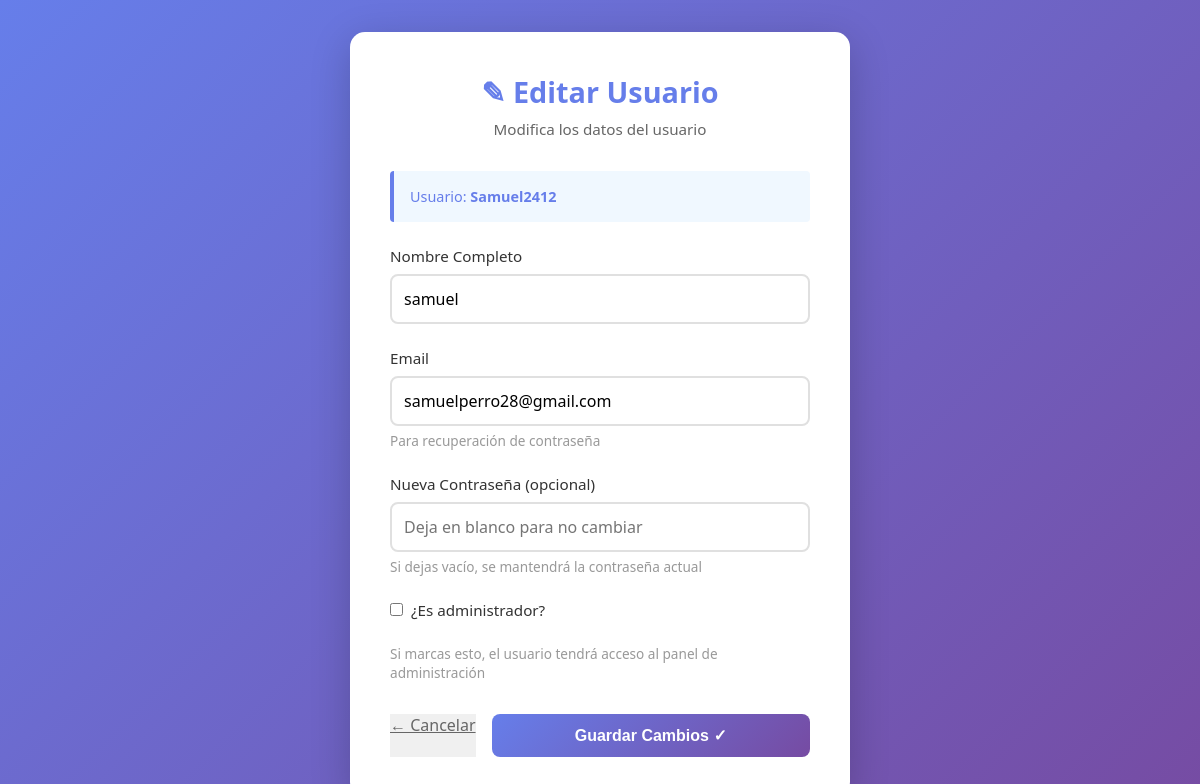
The app's page /configuracion/usuarios/7/editar/ (signed in) with its own data.
### usuarios/models.py (models this page shows, shortened)
class UsuarioPersonalizado(AbstractUser):
    ROL_CHOICES = (
        ('admin', 'Administrador'),
        ('vendedor', 'Vendedor'),
        ('cajero', 'Cajero'),
    )
    rol = models.CharField(max_length=10, choices=ROL_CHOICES, default='vendedor')
    sucursal = models.ForeignKey(Sucursal, on_delete=models.SET_NULL, null=True, blank=True)
    activo = models.BooleanField(default=True)
    fecha_creacion = models.DateTimeField(auto_now_add=True)
    class Meta:
        verbose_name = "Usuario"
        verbose_name_plural = "Usuarios"

### usuarios/views.py (the view, shortened to what this page needs)
# urls.py: path('configuracion/usuarios/<int:usuario_id>/editar/', editar_usuario, name='editar_usuario'),
@login_required(login_url='login')
@user_passes_test(es_administrador, login_url='punto_de_venta')
def editar_usuario(request, usuario_id):
    usuario = User.objects.get(id=usuario_id)
    context = {'usuario': usuario}
    return render(request, 'admin/editar_usuario.html', context)

### usuarios/views.py (called while the page is built)
def es_administrador(user):
    return user.is_superuser

### templates/admin/editar_usuario.html (shortened to what this page needs)
{% load static %}
<!DOCTYPE html>
<html lang="es">
<head>
</head>
<body>
    <div class="container">
        <div class="header">
            <h1>✎ Editar Usuario</h1>
            <p>Modifica los datos del usuario</p>
        </div>
        <div class="info-box">
            Usuario: <strong>{{ usuario.username }}</strong>
        </div>
        <form method="POST">
            <div class="form-group">
                <label for="nombre_completo">Nombre Completo</label>
                <input type="text" id="nombre_completo" name="nombre_completo" value="{{ usuario.first_name }}" required>
            </div>
            <div class="form-group">
                <label for="email">Email</label>
                <input type="email" id="email" name="email" value="{{ usuario.email }}">
                <p class="help-text">Para recuperación de contraseña</p>
            </div>
            <div class="form-group">
                <label for="password">Nueva Contraseña (opcional)</label>
                <input type="password" id="password" name="password" placeholder="Deja en blanco para no cambiar">
                <p class="help-text">Si dejas vacío, se mantendrá la contraseña actual</p>
            </div>
            <div class="form-group checkbox-group">
                <input type="checkbox" id="es_administrador" name="es_administrador"
                    {% if usuario.is_superuser %}checked{% endif %}>
                <label for="es_administrador" class="checkbox-label">¿Es administrador?</label>
            </div>
            <p class="help-text">Si marcas esto, el usuario tendrá acceso al panel de administración</p>
            <div class="btn-group">
                <a href="{% url 'listar_usuarios' %}" class="btn-cancel">← Cancelar</a>
                <button type="submit">Guardar Cambios ✓</button>
            </div>
        </form>
    </div>
</body>
</html>

### templates/admin/editar_usuario.html (style rules this page uses)
* { margin: 0; padding: 0; box-sizing: border-box; }
body { font-family: 'Segoe UI', Tahoma, Geneva, Verdana, sans-serif; background: linear-gradient(135deg, #667eea 0%, #764ba2 100%); min-height: 100vh; display: flex; justify-content: center; align-items: center; padding: 2rem; }
.container { background: white; border-radius: 15px; box-shadow: 0 10px 40px rgba(0, 0, 0, 0.2); padding: 2.5rem; max-width: 500px; width: 100%; }
.header { text-align: center; margin-bottom: 2rem; }
.header h1 { color: #667eea; font-size: 1.8rem; margin-bottom: 0.5rem; }
.header p { color: #666; font-size: 0.95rem; }
.form-group { margin-bottom: 1.5rem; }
label { display: block; margin-bottom: 0.5rem; color: #333; font-weight: 500; font-size: 0.95rem; }
input[type="text"], input[type="email"], input[type="password"], select { width: 100%; padding: 0.75rem; border: 2px solid #e0e0e0; border-radius: 8px; font-size: 1rem; transition: border-color 0.3s; font-family: inherit; }
.help-text { font-size: 0.85rem; color: #999; margin-top: 0.3rem; }
.checkbox-group { display: flex; align-items: center; gap: 0.5rem; }
input[type="checkbox"] { width: auto; cursor: pointer; }
.checkbox-label { margin: 0; cursor: pointer; font-weight: normal; }
.btn-group { display: flex; gap: 1rem; margin-top: 2rem; }
button, a.btn { flex: 1; padding: 0.75rem; border: none; border-radius: 8px; font-size: 1rem; font-weight: 600; cursor: pointer; text-decoration: none; text-align: center; transition: transform 0.2s; }
button[type="submit"] { background: linear-gradient(135deg, #667eea 0%, #764ba2 100%); color: white; }
a.btn-cancel { background: #f0f0f0; color: #666; }
.info-box { background: #f0f8ff; border-left: 4px solid #667eea; padding: 1rem; border-radius: 4px; margin-bottom: 1.5rem; color: #667eea; font-size: 0.9rem; }

### records on screen
UsuarioPersonalizado: username "Samuel2412", nombre_completo "samuel", email "samuelperro28@gmail.com"
